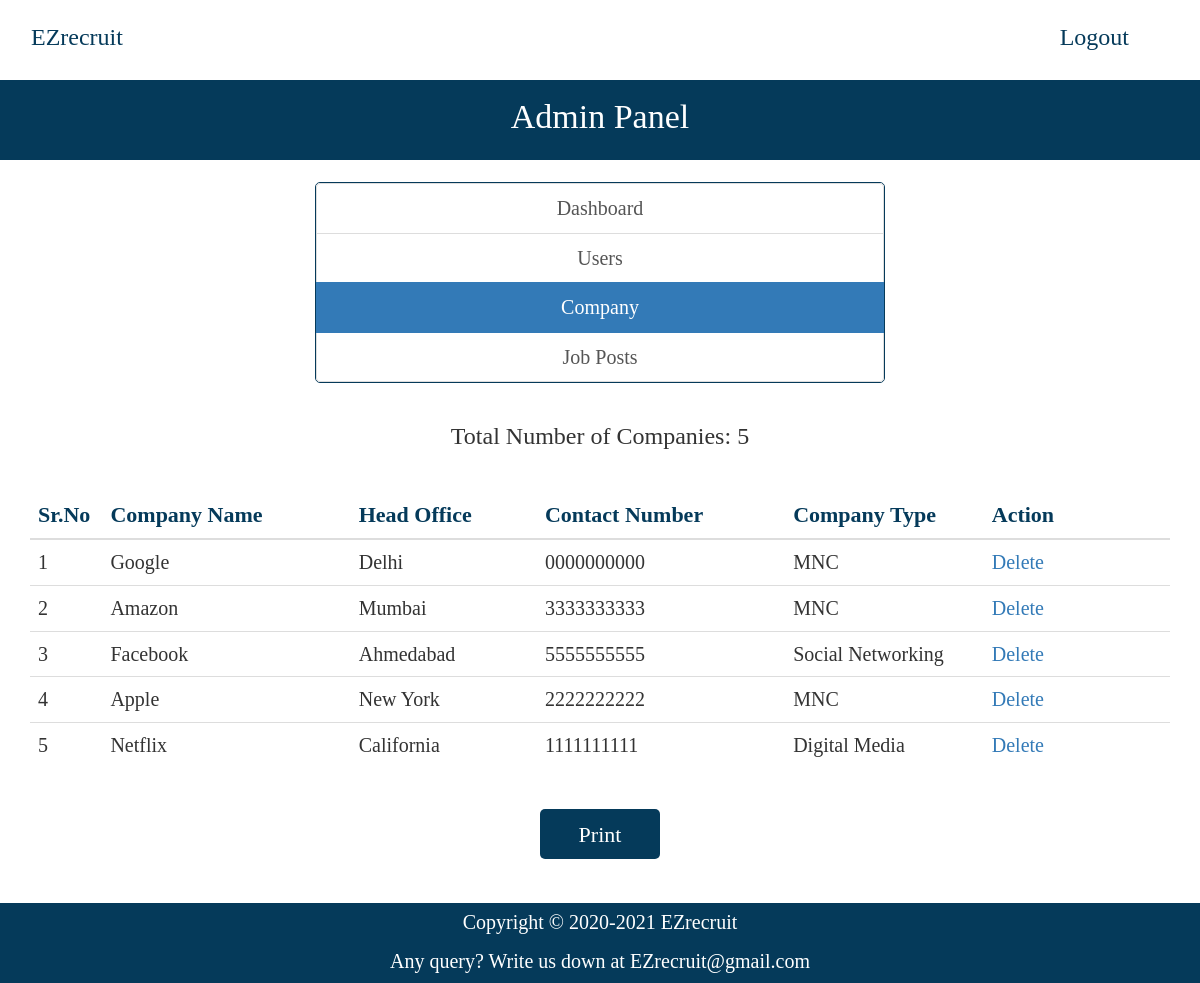
Page /admin/company.php (signed in) on the earlier database version.
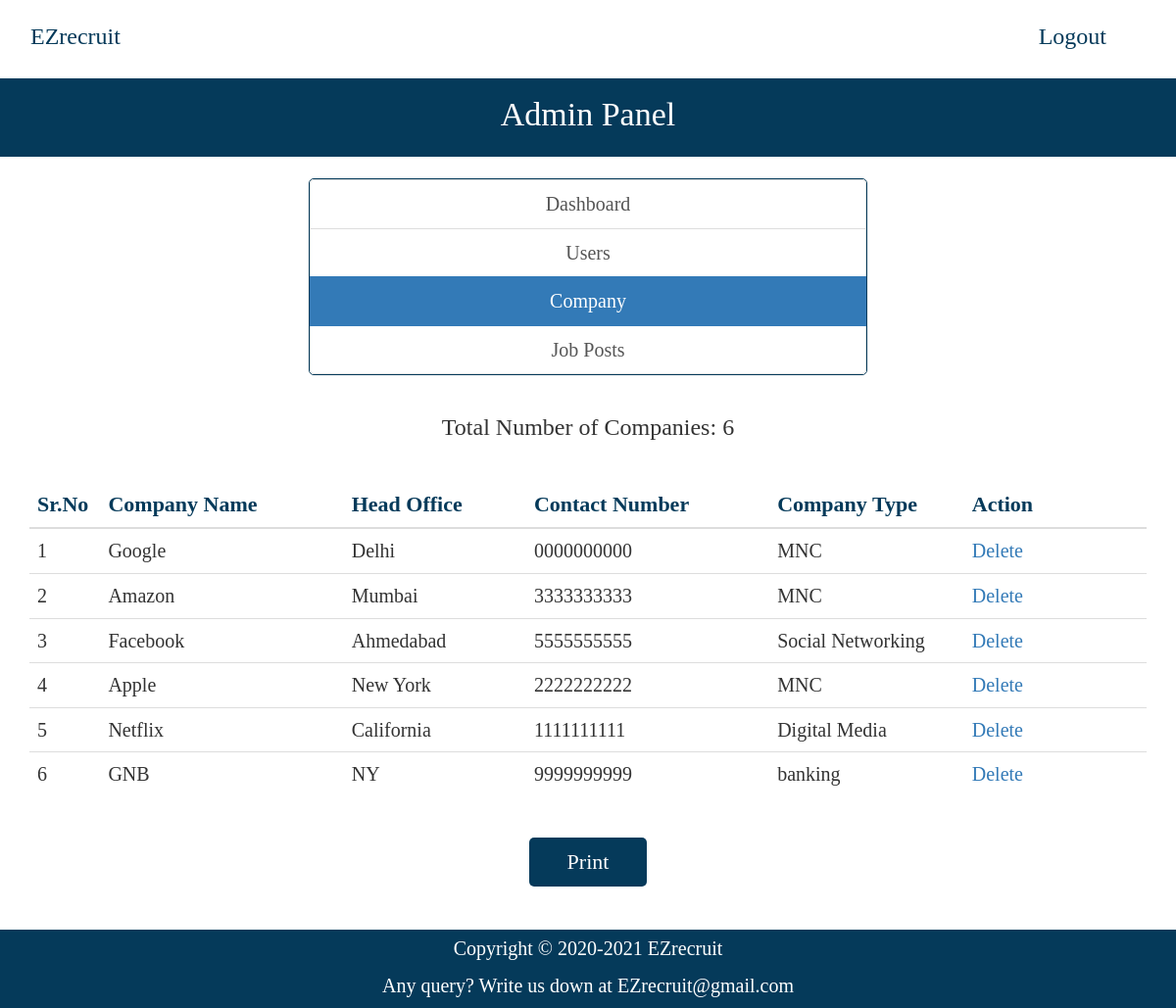
Same page on the later database version.
### tables this page shows
CREATE TABLE `company` (
  `id_company` int(11) NOT NULL,
  `companyname` varchar(255) NOT NULL,
  `headofficecity` varchar(255) NOT NULL,
  `contactno` varchar(255) NOT NULL,
  `website` varchar(255) NOT NULL,
  `companytype` varchar(255) NOT NULL,
  `email` varchar(255) NOT NULL,
  `password` varchar(255) NOT NULL,
  `createdAt` timestamp NOT NULL DEFAULT current_timestamp()
);

### admin/company.php (the view, shortened to what this page needs)
<?php
require_once("../db.php");
?>
<!DOCTYPE html>
<html lang="en">
  <?php
    include('templates/head.php');
  ?>
  <body>
  <font face="calibri">
    <?php include('templates/header.php'); ?>
     <div style="background-color: #053a5a; height: 80px;">
    <p style="font-size: 34px; color: white; text-align: center; line-height: 73px;">Admin Panel</p>
  </div>
  <br>
    <div class="container">
      <div class="row">
        <div class="col-md-12" align="center">
          <div class="list-group" align="center" style="width: 50%; border: 1px solid #053a5a; border-radius: 5px;">
            <a href="dashboard.php" class="list-group-item" style="font-size: 20px;">Dashboard</a>
            <a href="user.php" class="list-group-item" style="font-size: 20px;">Users</a>
            <a href="company.php" class="list-group-item active" style="font-size: 20px;">Company</a>
            <a href="job-posts.php" class="list-group-item" style="font-size: 20px;">Job Posts</a>
          </div>
        </div>
        <br>
          <div class="col-md-12" align="center" style="font-size: 22px;" id="print">
        <?php
          $sql = "SELECT * FROM company";
          $result = $conn->query($sql);
          if($result->num_rows > 0) {
            echo '<h3>Total Number of Companies: ' . $result->num_rows . '</h3>';
          }
        ?>
        <br>
          <table class="table">
            <thead>
              <th style="font-size: 22px; color: #053a5a; width: 4%">Sr.No</th>
              <th style="font-size: 22px; color: #053a5a; width: 20%">Company Name</th>
              <th style="font-size: 22px; color: #053a5a; width: 15%">Head Office</th>
              <th style="font-size: 22px; color: #053a5a; width: 20%">Contact Number</th>
              <th style="font-size: 22px; color: #053a5a; width: 16%">Company Type</th>
              <th style="font-size: 22px; color: #053a5a; width: 15%">Action</th>
            </thead>
            <tbody>
              <?php
                $sql = "SELECT * FROM company";
                $result = $conn->query($sql);
                if($result->num_rows > 0) {
                  $i = 0;
                  while($row = $result->fetch_assoc()) {
                    ?>
                      <tr>
                        <td style="font-size: 20px;"><?php echo ++$i; ?></td>
                        <td style="font-size: 20px;"><?php echo $row['companyname']; ?></td>
                        <td style="font-size: 20px;"><?php echo $row['headofficecity']; ?></td>
                        <td style="font-size: 20px;"><?php echo $row['contactno']; ?></td>
                        <td style="font-size: 20px;"><?php echo $row['companytype']; ?></td>
                        <td style="font-size: 20px;"><a href="delete-company.php?id=<?php echo $row['id_company']; ?>">Delete</a></td>
                      </tr>
                    <?php
                  }
                }
              ?>
            </tbody>
          </table>
        </div>
      </div>
    </div><br>
  <div align="center">
  <button onclick="printDiv('print')" style="background-color: #053a5a; width: 120px; height: 50px; padding-left: 10px; padding-right: 10px; font-size: 22px; color:white; border-color: transparent; border-radius: 5px;">Print</button>
</div>
    <br><br>
    <div class="footer" style="background-color: #053a5a; height: 80px;bottom: 0;width: 100%;left: 0;padding-top: 5px;padding-bottom: 5px">
    <p style="color:white;font-size: 20px;text-align: center;">
      Copyright &copy; 2020-2021 <a href="index.php" style="color:white;">EZrecruit </a>
    </p>
    <p style="color:white; font-size: 20px; text-align: center;">
      Any query? Write us down at <a href ="https://mail.google.com/mail/u/0/#inbox?compose=new" target="_blank" style="color:white;">EZrecruit@gmail.com </a>
    </p>
  </div>
  </font>
  </body>
</html>

Differences in the rows shown:
added company: companyname "GNB", headofficecity "NY", contactno "9999999999", companytype "banking"
Other differences:
$result->num_rows: "5" → "6"
